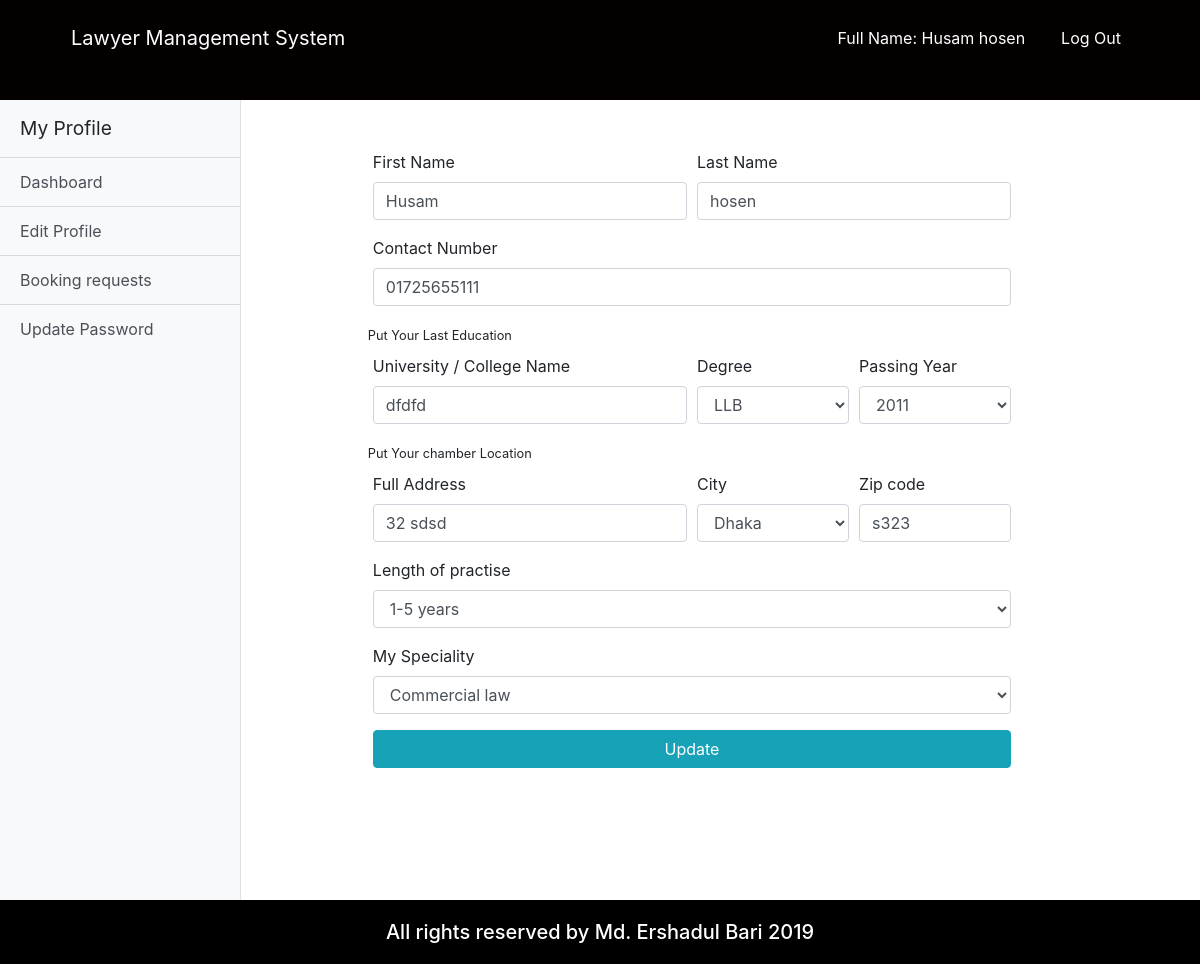
Page /lawyer_edit_profile.php (signed in) on the committed database.
### tables this page shows
CREATE TABLE `user` (
  `u_id` varchar(20) NOT NULL,
  `first_Name` varchar(100) NOT NULL,
  `last_Name` varchar(100) NOT NULL,
  `email` varchar(100) NOT NULL,
  `password` varchar(100) NOT NULL,
  `status` varchar(100) NOT NULL,
  `role` varchar(100) NOT NULL
);

CREATE TABLE `lawyer` (
  `lawyer_id` varchar(20) NOT NULL,
  `contact_Number` varchar(15) NOT NULL,
  `university_College` varchar(100) NOT NULL,
  `degree` varchar(100) NOT NULL,
  `passing_year` varchar(100) NOT NULL,
  `full_address` varchar(200) NOT NULL,
  `city` varchar(50) NOT NULL,
  `zip_code` varchar(50) NOT NULL,
  `practise_Length` varchar(100) NOT NULL,
  `case_handle` varchar(500) NOT NULL,
  `speciality` varchar(100) NOT NULL,
  `image` varchar(150) NOT NULL
);

### lawyer_edit_profile.php (the view, shortened to what this page needs)
<?php
	if($_SESSION['login']==TRUE AND $_SESSION['status']=='Active'){
	?>
	<!doctype html>
	<html lang="en">
		<head>
			<link rel="stylesheet" href="https://use.fontawesome.com/releases/v5.8.1/css/all.css">
			<link rel="stylesheet" href="css/all.css">
			<link rel="stylesheet" href="css/simple-sidebar.css">
			<link rel="stylesheet" href="css/bootstrap.css">
			<link rel="stylesheet" href="css/style.css">
			<link rel="stylesheet" href="css/media.css">
		</head>
		<body>
			<header class="customnav">
				<div class="container">
					<div class="row">
						<div class="col-md-12">
							<nav class="navbar navbar-expand-lg ">
								<a class="navbar-brand cus-a" href="#">Lawyer Management System</a>
								<div class="collapse navbar-collapse" id="navbarSupportedContent">
									<ul class="navbar-nav ml-auto ">
										<li class="">
											<a class="nav-link cus-a" href="#">Full Name: <?php echo $_SESSION['first_Name'];?> <?php echo $_SESSION['last_Name'];?></a>
										</li>
										<li class="">
											<a class="nav-link cus-a" href="logout.php">Log Out</a>
										</li>
									</ul>
								</div>
							</nav>
						</div>
					</div>
				</div>
			</header>
			<body>
				<div class="d-flex" id="wrapper">
					<div class="bg-light border-right" id="sidebar-wrapper">
						<div class="sidebar-heading">My Profile</div>
						<div class="list-group list-group-flush">
							<a href="lawyer_dashboard.php" class="list-group-item list-group-item-action bg-light">Dashboard</a>
							<a href="lawyer_edit_profile.php" class="list-group-item list-group-item-action bg-light">Edit Profile</a>
							<a href="lawyer_booking.php" class="list-group-item list-group-item-action bg-light">Booking requests</a>
							<a href="update_password_admin.php" class="list-group-item list-group-item-action bg-light">Update Password</a>
						</div>
					</div>
					<section class="bookingrqst">
						<div class="container">
							<div class="span7">
								<div class="">
									<div class="widget-content">
										<div class="row">
											<div class="col-md-1"></div>
											<?php
												$a=$_SESSION['lawyer_id'];
												$conn = connect();
												$result = mysqli_query($conn,"SELECT * FROM user,lawyer WHERE user.u_id=lawyer.lawyer_id AND user.status='Active' AND user.u_id='$a'");
												while($row = mysqli_fetch_array($result)) {
												?>
												<div class="col-md-10">
													<form  action="save_lawyer_edit_Profile.php"  method="post" enctype="multipart/form-data"  id="validateForm">
														<div class="form-row">
															<div class="form-group col-md-6">
																<label for="fname">First Name</label>
																<input type="text" class="form-control" id="first_Name" name="first_Name" value="<?php echo $row["first_Name"]; ?>">
															</div>
															<div class="form-group col-md-6">
																<label for="lname">Last Name</label>
																<input type="text" class="form-control" id="lname" name="last_Name" value="<?php echo $row["last_Name"]; ?>">
															</div>
														</div>
														<div class="form-group">
															<label for="num">Contact Number</label>
															<input type="text" class="form-control" name="contact_number" id="contact_number" value="<?php echo $row["contact_Number"]; ?>">
														</div>
														<div class="form-row"><label for="edu"><small>Put Your Last Education</small></label></div>
														<div class="form-row">
															<div class="form-group col-md-6">
																<label for="institute">University / College Name</label>
																<input type="text" class="form-control" id="institute" name="university_College" value="<?php echo $row["university_College"]; ?>">
															</div>
															<div class="form-group col-md-3">
																<label for="degree">Degree</label>
																<select id="degree" name="degree" class="form-control">
																	<option value="LLB" <?php if ($row['degree']=='LLB'){echo "selected";}?>>LLB</option>
																</select>
															</div>
															<div class="form-group col-md-3">
																<label for="pyear">Passing Year</label>
																<select id="passing_year" name="passing_year" class="form-control">
																	<option value="2011" <?php if ($row['passing_year']=='2011'){echo "selected";}?>>2011</option>
																</select>
															</div>
														</div>
														<div class="form-row"><label for="edu"><small>Put Your chamber Location </small></label></div>
														<div class="form-row">
															<div class="form-group col-md-6">
																<label for="address">Full Address</label>
																<input type="text" class="form-control" id="address" name="full_address" value="<?php echo $row["full_address"]; ?>">
															</div>
															<div class="form-group col-md-3">
																<label for="city">City</label>
																<select id="city" name="city" class="form-control">
																	<option value="Dhaka" <?php if ($row['city']=='Dhaka'){echo "selected";}?>>Dhaka</option>
																</select>
															</div>
															<div class="form-group col-md-3">
																<label for="zip">Zip code</label>
																<input type="text" class="form-control" id="zip" name="zip_code" value="<?php echo $row["zip_code"]; ?>">
															</div>
														</div>
														<div class="form-group">
															<label for="practise">Length of practise</label>
															<select id="practise" name="practise_Length" class="form-control">
																<option value="1-5 years" <?php if ($row['practise_Length']=='1-5 years'){echo "selected";}?>>1-5 years</option>
															</select>
														</div>
														<div class="form-group">
															<label for="practise">My Speciality</label>
															<select id="practise" name="speciality" class="form-control">
																<option value="Commercial Law" <?php if ($row['speciality']=='Commercial Law'){echo "selected";}?>>Commercial law</option>
															</select>
														</div>
														<input name="update" type="submit" class="btn btn-block btn-info" value="Update" />
													</form>
												</div>
												<?php
												}
											?>
											<div class="col-md-1"></div>
										</div>
									</div>
								</div>
							</div>
						</section>
					</div>
			</body>
			<footer>
				<div class="container">
					<div class="row">
						<div class="col">
							<h5>All rights reserved by Md. Ershadul Bari 2019</h5>
						</div>
					</div>
				</div>
			</footer>
		</body>
	</html>
	<?php
	}else
	header('location:login.php?deactivate');
?>

### css/simple-sidebar.css (style rules this page uses)
body { overflow-x: hidden; }
#sidebar-wrapper { min-height: 100vh; margin-left: -15rem; -webkit-transition: margin .25s ease-out; -moz-transition: margin .25s ease-out; -o-transition: margin .25s ease-out; transition: margin .25s ease-out; }
#sidebar-wrapper .sidebar-heading { padding: 0.875rem 1.25rem; font-size: 1.2rem; }
#sidebar-wrapper .list-group { width: 15rem; }
@media (min-width: 768px) { #sidebar-wrapper { margin-left: 0; } }

### css/style.css (style rules this page uses)
* { margin: 0; padding: 0; }
html { height: 100% !important; }
body { display: flex !important; min-height: 100% !important; flex-direction: column; }
.customnav { background-color: #040000; height: 100px; }
.customnav a { margin: 10px 10px; }
.cus-a { color: white !important; }
footer { margin-top: auto; background-color: black; color: white; }
footer h5 { text-align: center; margin: 20px 0px; }
.bookingrqst { margin: 50px; }

### rows in the picture
user: first_Name "Husam", last_Name "hosen", contact_number "01725655111", university_College "dfdfd", full_address "32 sdsd", zip_code "s323"

### other values in the picture
$_SESSION['first_Name'] "Husam"
$_SESSION['last_Name'] "hosen"
